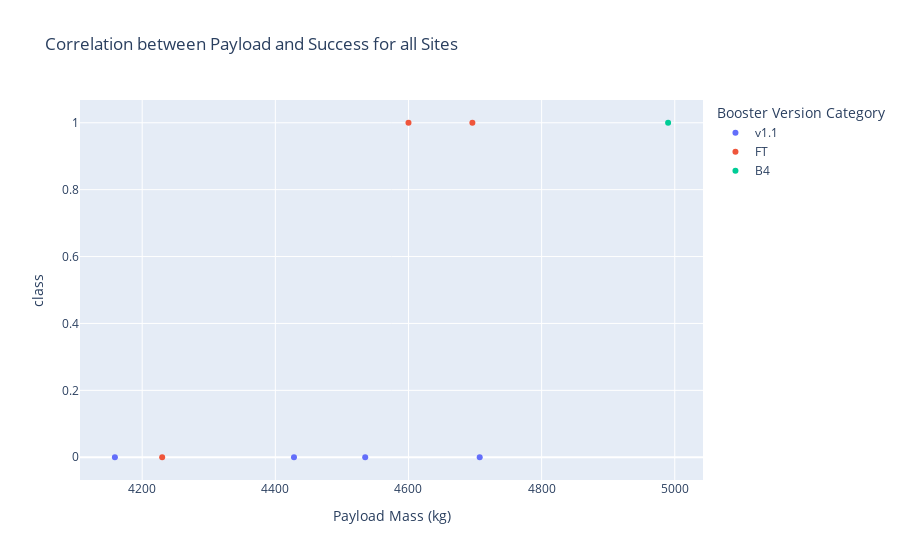

Here is the notebook cell this chart was saved with:
### Code cell
# site='CCAFS LC-40'
payloadmass=[4000,5000]
def plot_scatter(site,payloadmass):
    mass1,mass2=payloadmass
    filter_df=spacex_df[(spacex_df['Payload Mass (kg)']>mass1) & (spacex_df['Payload Mass (kg)']<mass2)]
    
    
#     filter_df=spacex_df[(spacex_df['Payload Mass (kg)']>value1) & (spacex_df['Payload Mass (kg)']<value2)]
#     filter_df2=filter_data[filter_data['Launch Site']==site]
    
    if site== 'All Sites':
        fig=px.scatter(data_frame=filter_df,x='Payload Mass (kg)',y='class',
                       color='Booster Version Category',hover_data=['Booster Version'],
                      title='Correlation between Payload and Success for all Sites')
        return fig
    else:
        filter_df2=filter_df[filter_df['Launch Site']==site]
        fig=px.scatter(data_frame=filter_df2,x='Payload Mass (kg)',y='class',
                       color='Booster Version Category',hover_data='Booster Version',
                      title=f'Success by Payload Size for site {site}')
        return fig
plot_scatter('All Sites',paymass)

### Figure 1 — Plotly figure (JSON) as saved in the notebook; plotly's stock layout.template omitted (floating-point values rounded to 4 significant figures)
{"data": [{"customdata": [["F9 v1.1"], ["F9 v1.1 B1011"], ["F9 v1.1 B1014"], ["F9 v1.1 B1016"]], "hovertemplate": "Booster Version Category=v1.1<br>Payload Mass (kg)=%{x}<br>class=%{y}<br>Booster Version=%{customdata[0]}<extra></extra>", "legendgroup": "v1.1", "marker": {"color": "#636efa", "symbol": "circle"}, "mode": "markers", "name": "v1.1", "orientation": "v", "showlegend": true, "type": "scatter", "x": [4535, 4428, 4159, 4707], "xaxis": "x", "y": [0, 0, 0, 0], "yaxis": "y"}, {"customdata": [["F9 FT B1022"], ["F9 FT B1026"], ["F9 FT  B1032.2"]], "hovertemplate": "Booster Version Category=FT<br>Payload Mass (kg)=%{x}<br>class=%{y}<br>Booster Version=%{customdata[0]}<extra></extra>", "legendgroup": "FT", "marker": {"color": "#EF553B", "symbol": "circle"}, "mode": "markers", "name": "FT", "orientation": "v", "showlegend": true, "type": "scatter", "x": [4696, 4600, 4230], "xaxis": "x", "y": [1, 1, 0], "yaxis": "y"}, {"customdata": [["F9 B4 B1040.1"]], "hovertemplate": "Booster Version Category=B4<br>Payload Mass (kg)=%{x}<br>class=%{y}<br>Booster Version=%{customdata[0]}<extra></extra>", "legendgroup": "B4", "marker": {"color": "#00cc96", "symbol": "circle"}, "mode": "markers", "name": "B4", "orientation": "v", "showlegend": true, "type": "scatter", "x": [4990], "xaxis": "x", "y": [1], "yaxis": "y"}], "layout": {"legend": {"title": {"text": "Booster Version Category"}, "tracegroupgap": 0}, "title": {"text": "Correlation between Payload and Success for all Sites"}, "xaxis": {"anchor": "y", "domain": [0, 1], "title": {"text": "Payload Mass (kg)"}}, "yaxis": {"anchor": "x", "domain": [0, 1], "title": {"text": "class"}}}}
